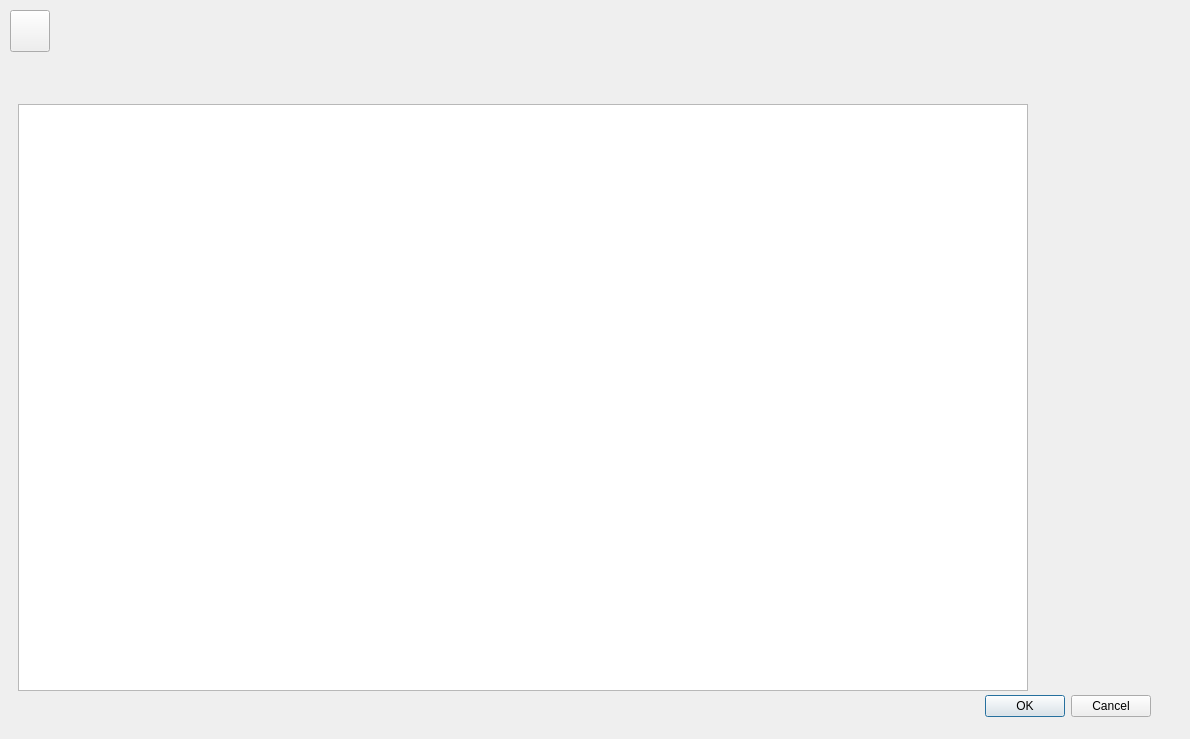
<?xml version="1.0" encoding="UTF-8"?>
<ui version="4.0">
 <class>ocieplenieDialog</class>
 <widget class="QDialog" name="ocieplenieDialog">
  <property name="geometry">
   <rect>
    <x>0</x>
    <y>0</y>
    <width>1190</width>
    <height>739</height>
   </rect>
  </property>
  <property name="windowTitle">
   <string>Dialog</string>
  </property>
  <widget class="QDialogButtonBox" name="buttonBox">
   <property name="geometry">
    <rect>
     <x>810</x>
     <y>690</y>
     <width>341</width>
     <height>32</height>
    </rect>
   </property>
   <property name="orientation">
    <enum>Qt::Horizontal</enum>
   </property>
   <property name="standardButtons">
    <set>QDialogButtonBox::Cancel|QDialogButtonBox::Ok</set>
   </property>
  </widget>
  <widget class="QTableView" name="tableView">
   <property name="geometry">
    <rect>
     <x>18</x>
     <y>104</y>
     <width>1010</width>
     <height>587</height>
    </rect>
   </property>
   <property name="alternatingRowColors">
    <bool>true</bool>
   </property>
   <property name="selectionMode">
    <enum>QAbstractItemView::ExtendedSelection</enum>
   </property>
   <property name="selectionBehavior">
    <enum>QAbstractItemView::SelectRows</enum>
   </property>
  </widget>
  <widget class="QWidget" name="layoutWidget">
   <property name="geometry">
    <rect>
     <x>10</x>
     <y>10</y>
     <width>88</width>
     <height>42</height>
    </rect>
   </property>
   <layout class="QHBoxLayout" name="horizontalLayout">
    <item>
     <widget class="QPushButton" name="pushButton_2">
      <property name="sizePolicy">
       <sizepolicy hsizetype="Minimum" vsizetype="Minimum">
        <horstretch>0</horstretch>
        <verstretch>0</verstretch>
       </sizepolicy>
      </property>
      <property name="minimumSize">
       <size>
        <width>40</width>
        <height>40</height>
       </size>
      </property>
      <property name="toolTip">
       <string>Dodaj klienta</string>
      </property>
      <property name="text">
       <string/>
      </property>
      <property name="icon">
       <iconset>
        <normaloff>:/zasoby/add.png</normaloff>:/zasoby/add.png</iconset>
      </property>
      <property name="iconSize">
       <size>
        <width>22</width>
        <height>32</height>
       </size>
      </property>
     </widget>
    </item>
    <item>
     <spacer name="horizontalSpacer">
      <property name="orientation">
       <enum>Qt::Horizontal</enum>
      </property>
      <property name="sizeHint" stdset="0">
       <size>
        <width>40</width>
        <height>20</height>
       </size>
      </property>
     </spacer>
    </item>
   </layout>
  </widget>
 </widget>
 <resources/>
 <connections>
  <connection>
   <sender>buttonBox</sender>
   <signal>accepted()</signal>
   <receiver>ocieplenieDialog</receiver>
   <slot>accept()</slot>
   <hints>
    <hint type="sourcelabel">
     <x>248</x>
     <y>254</y>
    </hint>
    <hint type="destinationlabel">
     <x>157</x>
     <y>274</y>
    </hint>
   </hints>
  </connection>
  <connection>
   <sender>buttonBox</sender>
   <signal>rejected()</signal>
   <receiver>ocieplenieDialog</receiver>
   <slot>reject()</slot>
   <hints>
    <hint type="sourcelabel">
     <x>316</x>
     <y>260</y>
    </hint>
    <hint type="destinationlabel">
     <x>286</x>
     <y>274</y>
    </hint>
   </hints>
  </connection>
 </connections>
</ui>
